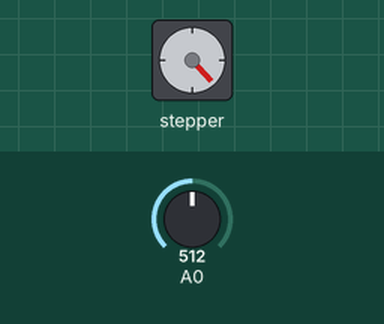
Simulated run of this sketch. Board: Arduino Uno, built with avr-gcc and run on an emulated ATmega328P. Parts: stepper motor. The test bench sets the inputs (shaded band); at power-on: A0 = 512. Stepper angles assume 512 steps per turn.

Above: at 1.2 s.
1.3 s: A0 set to 122
At 1.67 s:
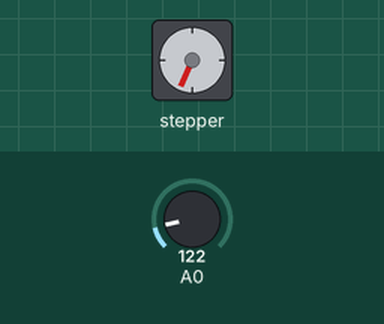
4.3 s: A0 set to 306
7.3 s: A0 set to 0
At 7.6 s:
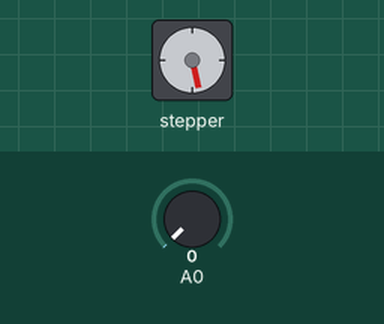
8.8 s: A0 set to 17
10.3 s: A0 set to 23
At 13.58 s:
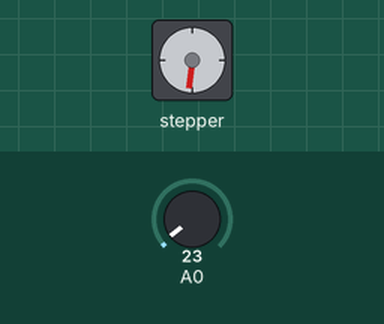
Timing chart, 0 to 40.6 s (numbered marks = the images above; inputs shaded):
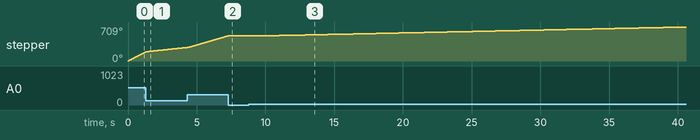

The sketch:

stepper_speedControl.ino
```cpp
/*
 Stepper Motor Control - speed control

 This program drives a unipolar or bipolar stepper motor.
 The motor is attached to digital pins 8 - 11 of the Arduino.
 A potentiometer is connected to analog input 0.

 The motor will rotate in a clockwise direction. The higher the potentiometer value,
 the faster the motor speed. Because setSpeed() sets the delay between steps,
 you may notice the motor is less responsive to changes in the sensor value at
 low speeds.

 Created 30 Nov. 2009
 Modified 28 Oct 2010
 by Tom Igoe

 */

#include <Stepper.h>

const int stepsPerRevolution = 512;  // change this to fit the number of steps per revolution
// for your motor


// initialize the stepper library on pins 8 through 11:
Stepper myStepper(stepsPerRevolution, 8,10,9,11);

int stepCount = 0;  // number of steps the motor has taken

void setup() {
  // nothing to do inside the setup
}

void loop() {
  // read the sensor value:
  int sensorReading = analogRead(A0);
  // map it to a range from 0 to 100:
  int motorSpeed = map(sensorReading, 0, 1023, 0, 50);
  // set the motor speed:
  if (motorSpeed > 0) {
    myStepper.setSpeed(motorSpeed);
    // step 1/100 of a revolution:
    myStepper.step(stepsPerRevolution/100);
  }
}
```

Measured:
- the behaviour switches between 20 and 21 on A0 (found by bisection; images 2 and 3)
- after the input at 7.3 s, stepper: goes on until 7.3 s, then stays 527°
- after the input at 8.8 s, every drawn part: stays the same
- after the input at 10.3 s, stepper: keeps turning clockwise at about 6°/s, starting at once
